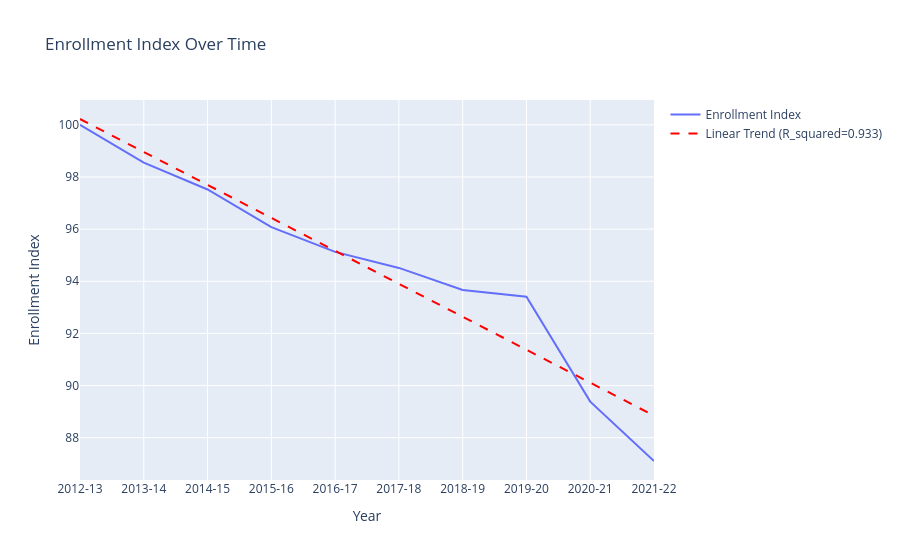

The cell this chart's notebook holds for it:
### Code cell
## Statistical Predictions
fig = go.Figure()

fig.add_trace(go.Scatter(
    x = nationwide_trends['Year'],
    y = nationwide_trends['enrollment_index'],
    mode = 'lines',
    name = 'Enrollment Index'
))

predictions = slope * years + intercept
fig.add_trace(go.Scatter(
    x=nationwide_trends['Year'],
    y=predictions,
    mode='lines',
    name=f'Linear Trend (R_squared={r_value**2:.3f})',
    line=dict(color='red', width=2, dash='dash')
))

fig.update_layout(
    title='Enrollment Index Over Time',
    xaxis_title='Year',
    yaxis_title='Enrollment Index',
    showlegend=True
)


fig.show()

### Figure 1 — Plotly figure (JSON) as saved in the notebook; plotly's stock layout.template omitted (floating-point values rounded to 4 significant figures)
{"data": [{"mode": "lines", "name": "Enrollment Index", "type": "scatter", "x": ["2012-13", "2013-14", "2014-15", "2015-16", "2016-17", "2017-18", "2018-19", "2019-20", "2020-21", "2021-22"], "y": [100.0, 98.55, 97.52, 96.08, 95.13, 94.51, 93.66, 93.41, 89.38, 87.11]}, {"line": {"color": "red", "dash": "dash", "width": 2}, "mode": "lines", "name": "Linear Trend (R_squared=0.933)", "type": "scatter", "x": ["2012-13", "2013-14", "2014-15", "2015-16", "2016-17", "2017-18", "2018-19", "2019-20", "2020-21", "2021-22"], "y": [100.2, 98.96, 97.7, 96.43, 95.17, 93.9, 92.64, 91.37, 90.11, 88.85]}], "layout": {"showlegend": true, "title": {"text": "Enrollment Index Over Time"}, "xaxis": {"title": {"text": "Year"}}, "yaxis": {"title": {"text": "Enrollment Index"}}}}
